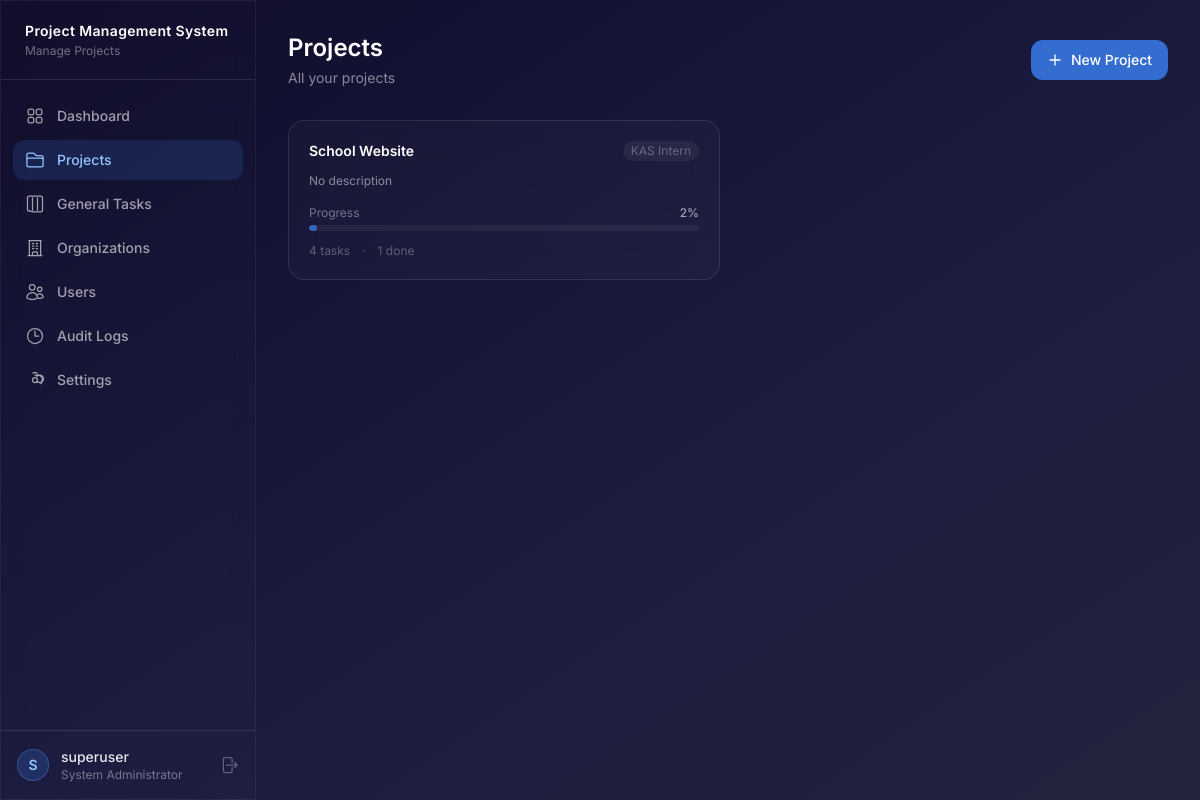
/projects/ (signed in), run on an earlier commit of the app's database.
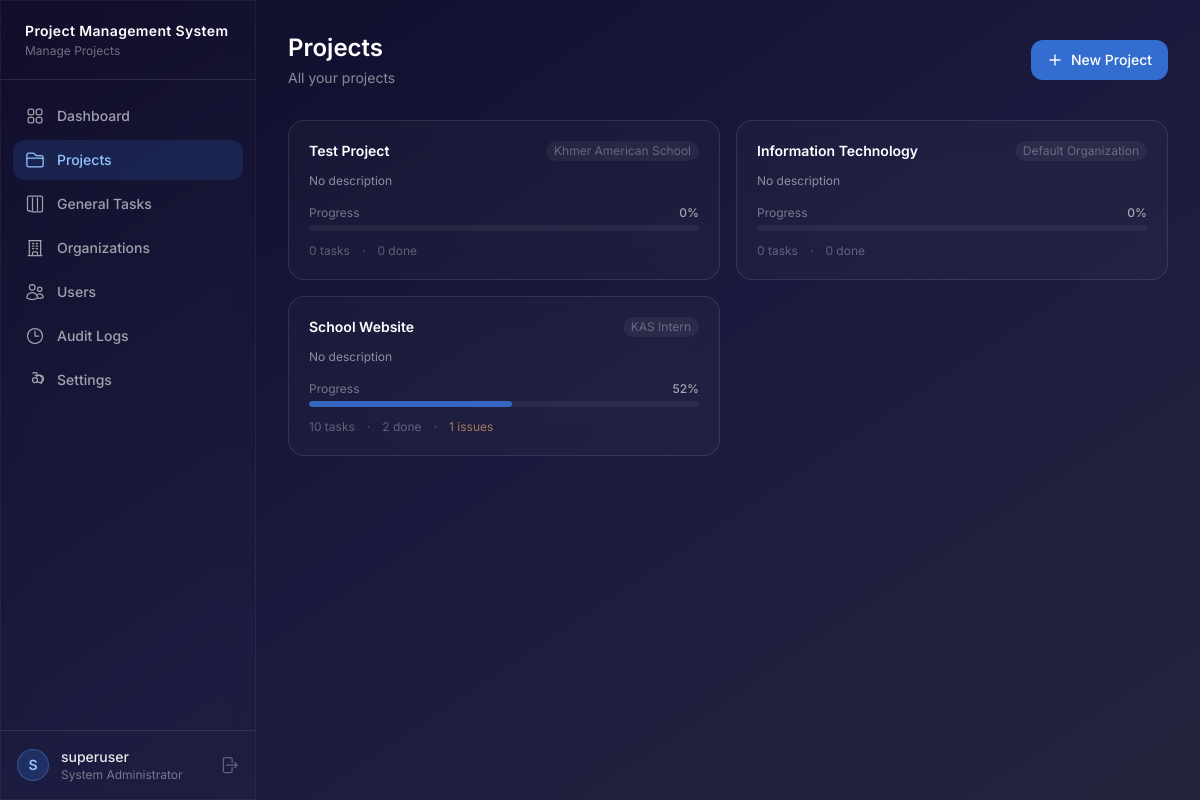
And on a later commit of the database.
### projects/models.py (models this page shows, shortened)
class Project(models.Model):
    name = models.CharField(max_length=200)
    description = models.TextField(blank=True)
    organization = models.ForeignKey(
        "organizations.Organization",
        on_delete=models.CASCADE,
        related_name="projects",
    )
    planned_start_date = models.DateField(null=True, blank=True, help_text="Planned project start date")
    planned_end_date = models.DateField(null=True, blank=True, help_text="Planned project completion date")
    created_by = models.ForeignKey(
        settings.AUTH_USER_MODEL,
        on_delete=models.SET_NULL,
        null=True,
        related_name="created_projects",
    )
    members = models.ManyToManyField(
        settings.AUTH_USER_MODEL, blank=True, related_name="member_projects",
        help_text="Full access: can edit tasks, move between stages, create tasks."
    )
    commenters = models.ManyToManyField(
        settings.AUTH_USER_MODEL,
        blank=True,
        related_name="commenter_projects",
        help_text="Can view all tasks and add comments/notes to project and tasks.",
    )
    viewers = models.ManyToManyField(
        settings.AUTH_USER_MODEL,
        blank=True,
        related_name="viewer_projects",
        help_text="Read-only access to view all project information.",
    )
    created_at = models.DateTimeField(auto_now_add=True)
    updated_at = models.DateTimeField(auto_now=True)
    class Meta:
        ordering = ["-created_at"]
        unique_together = ["organization", "name"]
    @property
    def progress(self):
        categories = self.categories.all()
        if not categories.exists():
            return 0
        weighted_progress = sum(
            (cat.completion_percentage * cat.weight) for cat in categories
        )
        return min(round(weighted_progress / 100), 100)  # Cap at 100%
    @property
    def task_stats(self):
        from tasks.models import TaskInstance
        from django.db.models import Sum
        tasks = TaskInstance.objects.filter(project=self, is_closed=False)
        done_tasks = tasks.filter(stage=TaskInstance.DONE)
        total_sp = tasks.aggregate(Sum('story_points'))['story_points__sum'] or 0
        earned_sp = done_tasks.aggregate(Sum('story_points'))['story_points__sum'] or 0
        return {
            "total": tasks.count(),
            "done": done_tasks.count(),
            "in_progress": tasks.filter(stage=TaskInstance.IN_PROGRESS).count(),
            "having_issues": tasks.filter(stage=TaskInstance.HAVING_ISSUES).count(),
            "total_story_points": total_sp,
            "earned_story_points": earned_sp,
            "remaining_story_points": total_sp - earned_sp,
        }

class ProjectCategory(models.Model):
    project = models.ForeignKey(
        "Project",
        on_delete=models.CASCADE,
        related_name="categories",
    )
    name = models.CharField(max_length=100)
    description = models.TextField(blank=True)
    weight = models.PositiveIntegerField(
        default=1,
        help_text="Weight (1-100) used to calculate this category's contribution to project progress.",
    )
    order = models.PositiveIntegerField(default=0, help_text="Display order of this category.")
    created_at = models.DateTimeField(auto_now_add=True)
    updated_at = models.DateTimeField(auto_now=True)
    class Meta:
        ordering = ["order", "-created_at"]
        unique_together = ["project", "name"]
        verbose_name_plural = "Project Categories"
    @property
    def total_tasks(self):
        return self.tasks.filter(is_closed=False).count()
    @property
    def done_tasks(self):
        from tasks.models import TaskInstance
        return self.tasks.filter(
            is_closed=False, stage=TaskInstance.DONE
        ).count()
    @property
    def completion_percentage(self):
        total = self.total_tasks
        if total == 0:
            return 0
        done = self.done_tasks
        return round((done / total) * 100)

### organizations/models.py (models this page shows, shortened)
class Organization(models.Model):
    name = models.CharField(max_length=200, unique=True)
    description = models.TextField(blank=True)
    members = models.ManyToManyField(
        settings.AUTH_USER_MODEL,
        blank=True,
        related_name="member_organizations",
        help_text="Users who belong to this organization.",
    )
    created_by = models.ForeignKey(
        settings.AUTH_USER_MODEL,
        on_delete=models.SET_NULL,
        null=True,
        related_name="created_organizations",
    )
    created_at = models.DateTimeField(auto_now_add=True)
    updated_at = models.DateTimeField(auto_now=True)
    class Meta:
        ordering = ["name"]
    def __str__(self):
        return self.name

### projects/views.py (the view)
# urls.py: path("", views.project_list, name="project_list"),
@login_required
def project_list(request):
    user = request.user
    if user.is_system_admin():
        projects = Project.objects.select_related("organization").all()
    else:
        user_orgs = user.member_organizations.values_list('id', flat=True)
        projects = Project.objects.filter(
            organization_id__in=user_orgs
        ).select_related("organization").distinct()
    return render(request, "projects/project_list.html", {"projects": projects})

### accounts/models.py (called while the page is built)
    def __str__(self):
        return self.get_name_display()

    def is_system_admin(self):
        return self.role and self.role.name == Role.SYSTEM_ADMINISTRATOR

### templates/projects/project_list.html (shortened to what this page needs)
{% extends "base.html" %}
{% block content %}
<div class="flex flex-col sm:flex-row sm:items-center sm:justify-between gap-3 sm:gap-0 mb-6 sm:mb-8">
    <div>
        <h1 class="text-xl sm:text-2xl font-semibold text-white">Projects</h1>
        <p class="text-white/50 text-xs sm:text-sm mt-1">All your projects</p>
    </div>
    {% if user.is_system_admin or user.has_perm_manage_projects %}
    <a href="{% url 'projects:project_create' %}"
       class="inline-flex items-center justify-center gap-2 px-4 py-2.5 bg-blue-500/80 hover:bg-blue-500 text-white text-sm font-medium rounded-xl transition-all w-full sm:w-auto">
        <svg class="w-4 h-4" fill="none" stroke="currentColor" stroke-width="2" viewBox="0 0 24 24"><path stroke-linecap="round" stroke-linejoin="round" d="M12 4.5v15m7.5-7.5h-15"/></svg>
        New Project
    </a>
    {% endif %}
</div>
<div class="grid grid-cols-1 md:grid-cols-2 lg:grid-cols-2 gap-3 sm:gap-4">
    {% for project in projects %}
    <a href="{% url 'projects:project_detail' project.pk %}" class="glass-card rounded-xl sm:rounded-2xl p-4 sm:p-5 block group">
        <div class="flex items-start justify-between mb-3">
            <h3 class="text-sm font-semibold text-white group-hover:text-blue-300 transition-colors">{{ project.name }}</h3>
            <span class="text-xs text-white/30 bg-white/5 px-2 py-0.5 rounded-full shrink-0 ml-2 whitespace-nowrap">{{ project.organization }}</span>
        </div>
        <p class="text-xs text-white/50 line-clamp-2 mb-4">{{ project.description|truncatewords:25|default:"No description" }}</p>
        <div class="mb-2">
            <div class="flex items-center justify-between mb-1">
                <span class="text-xs text-white/40">Progress</span>
                <span class="text-xs text-white/60 font-medium">{{ project.progress }}%</span>
            </div>
            <div class="w-full h-1.5 bg-white/5 rounded-full overflow-hidden">
                <div class="h-full bg-blue-500/70 rounded-full" style="width: {{ project.progress }}%"></div>
            </div>
        </div>
        <div class="flex items-center gap-3 text-xs text-white/30 mt-3 flex-wrap">
            <span>{{ project.task_stats.total }} tasks</span>
            <span>·</span>
            <span>{{ project.task_stats.done }} done</span>
            {% if project.task_stats.having_issues %}
            <span>·</span>
            <span class="text-orange-300/60">{{ project.task_stats.having_issues }} issues</span>
            {% endif %}
        </div>
    </a>
    {% empty %}
    <div class="col-span-full text-center text-white/40 py-8 sm:py-12">
        No projects found.
    </div>
    {% endfor %}
</div>
{% endblock %}

What changed in the data, as far as the page shows it:
added Project: name "Test Project", organization "Khmer American School", description "No description", progress "0", task_stats.total "0", task_stats.done "0"
added Project: name "Information Technology", organization "Default Organization", description "No description", progress "0", task_stats.total "0", task_stats.done "0"
changed Project "School Website": progress "2" → "52"; {{ project.progress }} 2 → 52 (drawn); task_stats.total "4" → "10"; task_stats.done "1" → "2"; task_stats.having_issues (not shown) → "1"
